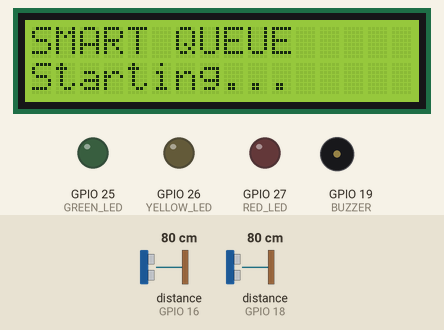
Recording of a sketch running on a simulated ESP32. Shown: 16×2 character LCD, output pins drawn as LEDs (lit = HIGH), buzzer (waves = sounding, pin HIGH). Wiring (from diagram.json): 2 × ultrasonic range finder: trigger GPIO 5, echo GPIO 18 / trigger GPIO 17, echo GPIO 16. The inputs (shaded band) are chosen by the test bench; at power-on: distance to the obstacle (sensors on GPIO 16, GPIO 18) 80 cm. The echo pulse lasts 58.3 µs per cm; pins used as bus, display or sensor lines are not drawn; what the sketch prints to the serial monitor is not drawn.

Above: at 0.1 s.
At 2.2 s:
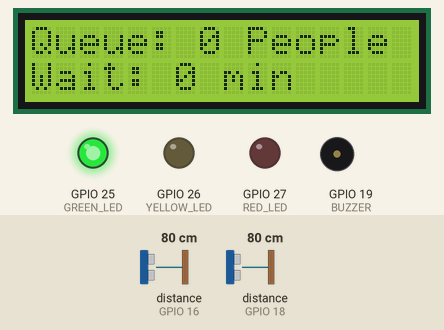

The sketch:

sketch.ino
```cpp
#include <Wire.h>
#include <LiquidCrystal_I2C.h>

// LCD configuration
LiquidCrystal_I2C lcd(0x27, 16, 2);

// Entry ultrasonic sensor
#define ENTRY_TRIG 5
#define ENTRY_ECHO 18

// Exit ultrasonic sensor
#define EXIT_TRIG 17
#define EXIT_ECHO 16

// LED pins
#define GREEN_LED 25
#define YELLOW_LED 26
#define RED_LED 27

// Buzzer pin
#define BUZZER 19

// Queue variables
int queueCount = 0;

bool entryArmed = true;
bool exitArmed = true;

unsigned long lastUpdate = 0;
unsigned long lastAlarm = 0;

// Detection settings
const int DETECT_DISTANCE = 80;
const int CLEAR_DISTANCE = 100;

// Average service time per person
const int SERVICE_TIME = 30;

// Read ultrasonic sensor distance
float getDistance(int trigPin, int echoPin) {

  digitalWrite(trigPin, LOW);
  delayMicroseconds(3);

  digitalWrite(trigPin, HIGH);
  delayMicroseconds(10);
  digitalWrite(trigPin, LOW);

  long duration = pulseIn(echoPin, HIGH, 25000);

  if (duration == 0) {
    return -1;
  }

  float distance = duration * 0.0343 / 2;

  return distance;
}

// Display queue information
void updateQueueStatus() {

  int waitingTime =
    (queueCount * SERVICE_TIME + 59) / 60;

  lcd.clear();

  lcd.setCursor(0, 0);
  lcd.print("Queue: ");
  lcd.print(queueCount);
  lcd.print(" People");

  lcd.setCursor(0, 1);
  lcd.print("Wait: ");
  lcd.print(waitingTime);
  lcd.print(" min");

  // Turn off all LEDs
  digitalWrite(GREEN_LED, LOW);
  digitalWrite(YELLOW_LED, LOW);
  digitalWrite(RED_LED, LOW);

  // Low queue
  if (queueCount <= 3) {

    digitalWrite(GREEN_LED, HIGH);

  }

  // Medium queue
  else if (queueCount <= 7) {

    digitalWrite(YELLOW_LED, HIGH);

  }

  // High queue
  else {

    digitalWrite(RED_LED, HIGH);

  }

  Serial.print("Queue Count: ");
  Serial.println(queueCount);

  Serial.print("Waiting Time: ");
  Serial.print(waitingTime);
  Serial.println(" minutes");
}

// Setup
void setup() {

  Serial.begin(115200);

  pinMode(ENTRY_TRIG, OUTPUT);
  pinMode(ENTRY_ECHO, INPUT);

  pinMode(EXIT_TRIG, OUTPUT);
  pinMode(EXIT_ECHO, INPUT);

  pinMode(GREEN_LED, OUTPUT);
  pinMode(YELLOW_LED, OUTPUT);
  pinMode(RED_LED, OUTPUT);

  pinMode(BUZZER, OUTPUT);

  Wire.begin(21, 22);

  lcd.init();
  lcd.backlight();

  lcd.setCursor(0, 0);
  lcd.print("SMART QUEUE");
  lcd.setCursor(0, 1);
  lcd.print("Starting...");

  delay(2000);

  updateQueueStatus();

  Serial.println("Smart Queue System Started");
}

// Main loop
void loop() {

  float entryDistance =
    getDistance(ENTRY_TRIG, ENTRY_ECHO);

  delay(60);

  float exitDistance =
    getDistance(EXIT_TRIG, EXIT_ECHO);

  // Person entering
  if (entryDistance > 0 &&
      entryDistance < DETECT_DISTANCE &&
      entryArmed) {

    queueCount++;

    entryArmed = false;

    Serial.println("Person Entered");

    updateQueueStatus();
  }

  // Reset entry sensor
  if (entryDistance < 0 ||
      entryDistance > CLEAR_DISTANCE) {

    entryArmed = true;
  }

  // Person leaving
  if (exitDistance > 0 &&
      exitDistance < DETECT_DISTANCE &&
      exitArmed) {

    if (queueCount > 0) {
      queueCount--;
    }

    exitArmed = false;

    Serial.println("Person Exited");

    updateQueueStatus();
  }

  // Reset exit sensor
  if (exitDistance < 0 ||
      exitDistance > CLEAR_DISTANCE) {

    exitArmed = true;
  }

  // High queue buzzer alert
  if (queueCount > 7) {

    if (millis() - lastAlarm >= 2000) {

      tone(BUZZER, 2000, 200);

      lastAlarm = millis();
    }

  }

  delay(100);
}
```
